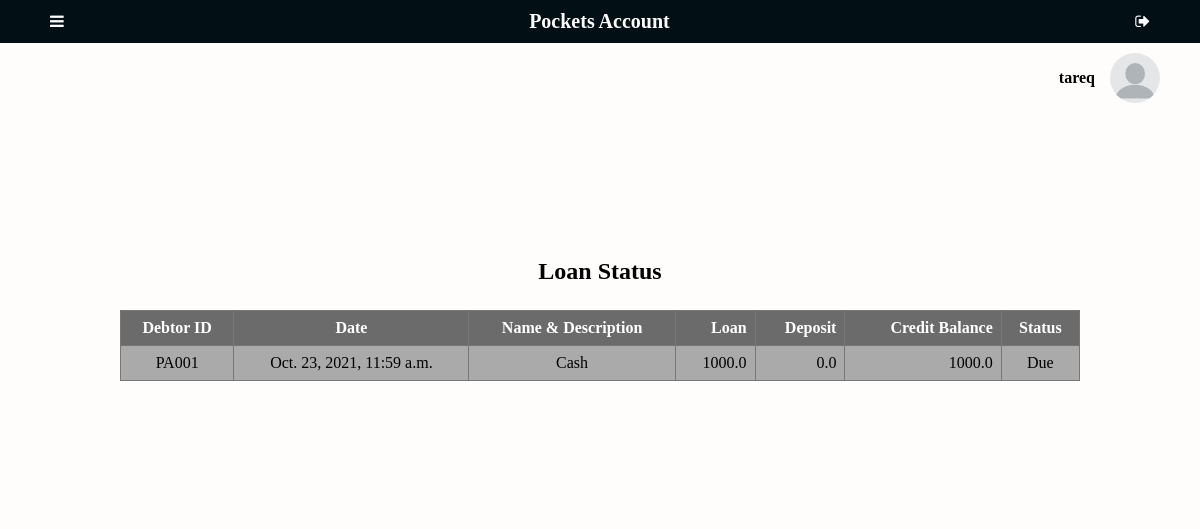
Screenshot of /loan/ (signed in) with the database file from the repository.
### app/models.py (models this page shows)
class Account(models.Model):
    debtor = models.ForeignKey(Debtor, on_delete=models.SET_NULL, blank=True, null=True)
    description = models.TextField(blank=True, null= True)
    loan = models.FloatField(default=0, null=True, blank=True)
    deposit = models.FloatField(default=0, null=True, blank=True)
    balance = models.FloatField(default=0, null=True, blank=True)
    date = models.DateTimeField(auto_now_add=True)
    status = models.BooleanField(default=False, null=True, blank=False)

class Debtor(models.Model):
    debtorName = models.CharField(max_length=50)
    phone = models.CharField(max_length=15, blank=True, null= True)
    address = models.TextField(blank=True, null= True)
    img = models.ImageField(upload_to='pics', null=True, blank=True)
    lender = models.ForeignKey(User, on_delete=models.SET_NULL, blank=True, null=True)
    totalbalance = models.FloatField(default=0, null=True, blank=True)
    def __str__(self):
        return "PA00" +str(self.id)

### app/views.py (the view)
# urls.py: path('loan/', views.loan, name='loan'),
@login_required(login_url='login')
def loan(request):
    profile = Debtor.objects.filter(lender=request.user.id).all()
    accounts = Account.objects.filter(debtor__in=profile).order_by('-date')
    return render(request, "app/loan.html",{
        "accounts":accounts,
    })

### app/templates/app/loan.html (shortened to what this page needs)
{% extends "app/layout.html" %}
{% block body %}
<main>
    <div class="tablecontainer">
        <h2>Loan Status</h2>
        <table>
            <tr>
                <th>Debtor ID</th>
                <th>Date</th>
                <th>Name & Description</th>
                <th class="ralign">Loan</th>
                <th class="ralign">Deposit</th>
                <th class="ralign">Credit Balance</th>
                <th>Status</th>
            </tr>
            {% for account in accounts %}
            <tr>
                <td>{{ account.debtor }}</td>
                <td>{{ account.date }}</td>
                <td>{{ account.description }}</td>
                <td class="ralign">{{ account.loan }}</td>
                <td class="ralign">{{ account.deposit }}</td>
                <td class="ralign">{{ account.balance }}</td>
                {% if account.status %}
                  <td>Paid</td>
                {% else %}
                <td>Due</td>
                {% endif %}
            </tr>
            {% endfor %}
        </table>
    </div>
</main>
{% endblock %}

### app/templates/app/layout.html (shortened to what this page needs)
{% load static %}
<!DOCTYPE html>
<html lang="en">
<head>
    <link rel="stylesheet" type="text/css" href="{% static 'app/css/main.css' %}">
    <link rel="stylesheet" type="text/css" href="{% static 'app/css/font-awesome.css' %}">
</head>
<body>
    <nav>
        {% if user.is_authenticated %}
        <a onclick="openNav()"></a>
        {% endif %}
        <span class="had"> <a href="{% url 'index' %}">Pockets Account</a></span>
    {% if user.is_authenticated %}
       <a href="{% url 'logout' %}"></a>
    {% endif %}
    </nav>
    {% if user.is_authenticated %}
    <div class="n">
        <h4>{{ user }}</h4>
        <img src="{% static 'app/img/avatar.png' %}" alt="">
    </div>
    {% endif %}
    {% block body %}{% endblock %}
</body>
</html>

### app/static/app/css/main.css (style rules this page uses)
* { margin: 0; padding: 0; box-sizing: border-box; font-family: Serif; }
html { background-color: rgb(82, 82, 82); height: 100%; }
body { max-width: 1400px; margin: auto; background-color: #FFFDFC; height: 100%; }
nav { background-color: #020f14; color: #f1f1f1; display: flex; position: sticky; top: 0; align-items: center; justify-content: space-between; padding: 10px 50px; }
.n { text-align: right; display: flex; justify-content: right; align-items: center; padding: 10px 40px; }
.n h4 { margin-right: 15px; }
.n img { height: 50px; width: 50px; border-radius: 50%; }
.had { font-weight: bolder; font-size: 20px; }
main { display: flex; justify-content: center; flex-wrap: wrap; background-color: #FFFDFC; }
a { text-decoration: none; color: white; cursor: pointer; }
.tablecontainer { text-align: center; margin: 10%; width: 80%; }
.tablecontainer h2 { margin: 25px; }
.tablecontainer table { border-collapse: collapse; width: 100%; background-color: #dfdfdf; }
th, td { text-align: center; padding: 8px; border: 1px solid #777777; }
tr:nth-child(even) { background-color: #f2f2f2; }
th { background-color: #444444be; color: white; }
.totaldebitdeposit td, tr:nth-child(even) { background-color: rgba(0, 0, 0, 0.24); }
.ralign { text-align: right; }

### rows the page displays
Account: debtor "PA001", date "Oct. 23, 2021, 11:59 a.m.", description "Cash", loan "1000.0", deposit "0.0", balance "1000.0", status "Due"

### other values shown
{{ user }} "tareq"
